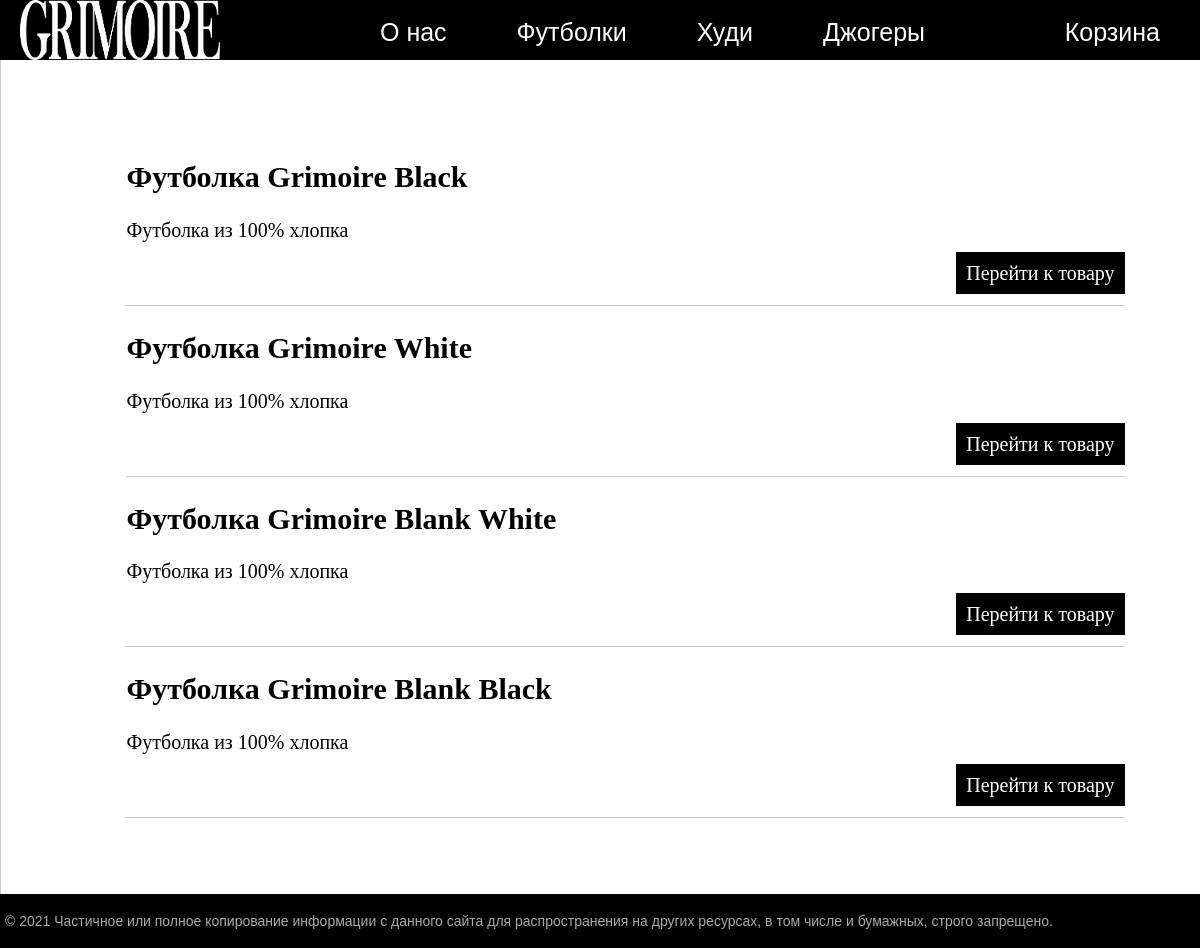
Page /shirts/ on the committed database.
### shop/models.py (models this page shows, shortened)
class Futbolki(models.Model):
    title = models.CharField(max_length=255)
    content = models.TextField(blank=True)
    photo = models.ImageField(upload_to='photos/%Y/%m/%d/')
    time_create = models.DateTimeField(auto_now_add=True)
    time_update = models.DateTimeField(auto_now=True)
    is_published = models.BooleanField(default=True)
    path = models.TextField()
    price = models.TextField()

### shop/views.py (the view)
# urls.py: path('shirts/', shirts, name='shirts'),
def shirts(request):
    posts = Futbolki.objects.filter(title__contains='Футболка')
    context = {'posts': posts,
               "menu": menu,
               'title': 'Shirts'
               }
    return render(request, 'shop/shirts.html', context= context)

### shop/templates/shop/shirts.html (shortened to what this page needs)
{% extends 'shop/base.html' %}
{% block content %}
<ul class="list-articles">
	{% for p in posts %}
			<li><h2>{{p.title}}</h2>
	{% autoescape on %}
	{{p.content|linebreaks|truncatewords:50}}
	{% endautoescape %}
			<p class="link-read-post"><a href="{% url 'catid' p.path %}">Перейти к товару</a></p>
			</li>
	{% endfor %}
</ul>
{% endblock %}

### shop/templates/shop/base.html (shortened to what this page needs)
{% load static %}
<!DOCTYPE html>
<html>
<head>
	<link type="text/css" href="{% static 'shop/css/styles.css' %}" rel="stylesheet" />
</head>
<body>
<table class="table-page" border=0 cellpadding="0" cellspacing="0">
<tr><td valign=top>
{% block mainmenu %}
		<div class="header">
			<ul id="mainmenu" class="mainmenu">
			<li class="logo"><a href="{% url 'home' %}"><div class="logo"></div></a></li>
{% for m in menu %}
	{% if not forloop.last %}
			<li><a href="{% url m.url_name %}">{{m.title}}</a></li>
	{% else %}
			<li class="last"><a href="{% url m.url_name %}">{{m.title}}</a></li>
	{% endif %}
{% endfor %}
			</ul>
		</div>
{% endblock mainmenu %}
<table class="table-content" border=0 cellpadding="0" cellspacing="0">
<tr>
<td valign="top" class="content">
	<div class="content-text">
{% block content %}
{% endblock %}
	</div>
</td></tr></table>
</td></tr>
<tr><td valign=top>
	<div id="footer">
		<p>&copy; 2021 Частичное или полное копирование информации с данного сайта для распространения на других ресурсах, в том числе и бумажных, строго запрещено.</p>
	</div>
</td></tr></table>
</body>
</html>

### shop/static/shop/css/styles.css (style rules this page uses)
html, body { font-family: 'Arial'; margin: 0; padding: 0; height: 100%; width: 100%; color: #444; }
a { color: #0059b2; text-decoration: none; }
p.link-read-post { text-align: right; }
p.link-read-post a { padding: 10px; min-width: 100px; background: black; color: #fff; text-decoration: none; }
ul.list-articles { list-style: none; margin: 5%; padding: 0%; width: 90%; }
ul.list-articles li { border-bottom: 1px solid #ccc; }
.table-page { width: 100%; height: 100%; vertical-align: top; }
.table-page tr { height: 100%; }
.header { background: black; height: 60px; }
.logo { background: url('../images/GRIMOIRE1.png') no-repeat 20px 0px; width: 350px; height: 60px; background-size: contain; }
ul.mainmenu { list-style: none; margin: 0; padding: 0; height: 60px; color: white; font-size: 25px; overflow: hidden; }
ul.mainmenu li { float: left; margin: 18px 40px 0 30px; }
ul.mainmenu li.logo { margin: 0; }
ul.mainmenu li.last { float: right; }
ul.mainmenu li a { color: white; text-decoration: none; }
.table-content { width: 100%; min-height: 100%; height: 100%; }
.content { padding: 40px 20px 20px 40px; width: 100%; box-sizing: border-box; }
.content-text { margin: 60px 0 0 30px; color: #000; font-size: 20px; font-family: Yandex Sans Display Light; }
#footer { box-sizing: border-box; background: #000000; padding: 5px; color: #aaa; font-size: 14px; font-family: Verdana, Geneva, Arial, Helvetica; text-align: left; overflow: hidden; }

### rows in the picture
Futbolki: title "Футболка Grimoire Black", content "Футболка из 100% хлопка"
Futbolki: title "Футболка Grimoire White", content "Футболка из 100% хлопка"
Futbolki: title "Футболка Grimoire Blank White", content "Футболка из 100% хлопка"
Futbolki: title "Футболка Grimoire Blank Black", content "Футболка из 100% хлопка"

### other values in the picture
{{ m.title }} "О нас" "Футболки" "Худи" "Джогеры"
{{ m.title }} "Корзина"
